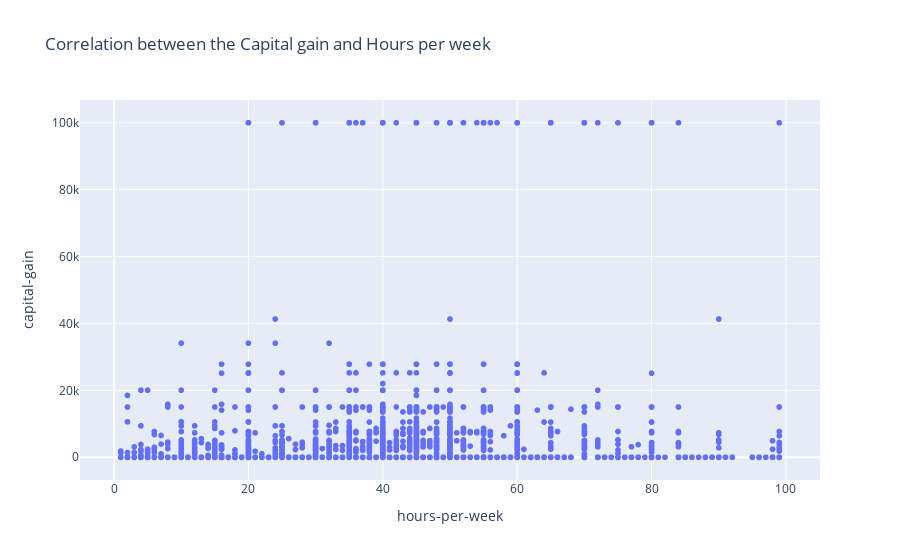

Notebook code cell kept with this figure:
### Code cell
# Is there a correlation between hours worked and Capital gain
ft = data[['hours-per-week','capital-gain']]
fig = pe.scatter(data_frame = ft, x = 'hours-per-week', y = 'capital-gain', title='Correlation between the Capital gain and Hours per week')
fig.show()

### Figure 1 — Plotly figure (JSON) as saved in the notebook; plotly's stock layout.template omitted (floating-point values rounded to 4 significant figures; data arrays with more than 128 entries replaced by an {"elided": "..."} marker saying what was removed)
{"data": [{"hovertemplate": "hours-per-week=%{x}<br>capital-gain=%{y}<extra></extra>", "legendgroup": "", "marker": {"color": "#636efa", "symbol": "circle"}, "mode": "markers", "name": "", "showlegend": false, "type": "scattergl", "x": {"elided": "43957 int values"}, "xaxis": "x", "y": {"elided": "43957 int values"}, "yaxis": "y"}], "layout": {"legend": {"tracegroupgap": 0}, "title": {"text": "Correlation between the Capital gain and Hours per week"}, "xaxis": {"anchor": "y", "domain": [0, 1], "title": {"text": "hours-per-week"}}, "yaxis": {"anchor": "x", "domain": [0, 1], "title": {"text": "capital-gain"}}}}
